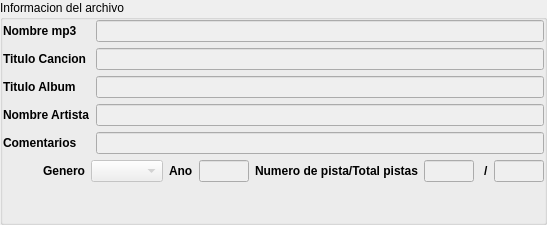
      <widget class="QGroupBox" name="groupBox_26">
       <property name="sizePolicy">
        <sizepolicy hsizetype="Expanding" vsizetype="Expanding">
         <horstretch>0</horstretch>
         <verstretch>0</verstretch>
        </sizepolicy>
       </property>
       <property name="toolTip">
        <string>Informacion de archivo de audio</string>
       </property>
       <property name="statusTip">
        <string>Informacion de archivo de audio</string>
       </property>
       <property name="whatsThis">
        <string>Informacion de archivo de audio</string>
       </property>
       <property name="title">
        <string>Informacion del archivo</string>
       </property>
       <layout class="QGridLayout" name="gridLayout_93">
        <property name="leftMargin">
         <number>0</number>
        </property>
        <property name="topMargin">
         <number>0</number>
        </property>
        <property name="rightMargin">
         <number>0</number>
        </property>
        <property name="bottomMargin">
         <number>0</number>
        </property>
        <item row="3" column="0" colspan="2">
         <layout class="QGridLayout" name="gridLayout_97">
          <item row="0" column="1">
           <spacer name="horizontalSpacer_14">
            <property name="orientation">
             <enum>Qt::Horizontal</enum>
            </property>
            <property name="sizeType">
             <enum>QSizePolicy::Expanding</enum>
            </property>
            <property name="sizeHint" stdset="0">
             <size>
              <width>40</width>
              <height>20</height>
             </size>
            </property>
           </spacer>
          </item>
          <item row="0" column="7">
           <widget class="QLineEdit" name="lineEdit_29">
            <property name="enabled">
             <bool>false</bool>
            </property>
            <property name="maximumSize">
             <size>
              <width>50</width>
              <height>16777215</height>
             </size>
            </property>
            <property name="toolTip">
             <string>Numero de pista</string>
            </property>
            <property name="statusTip">
             <string>Numero de pista</string>
            </property>
            <property name="whatsThis">
             <string>Numero de pista</string>
            </property>
           </widget>
          </item>
          <item row="0" column="4">
           <widget class="QLabel" name="label_168">
            <property name="font">
             <font>
              <weight>75</weight>
              <bold>true</bold>
             </font>
            </property>
            <property name="text">
             <string>Ano</string>
            </property>
           </widget>
          </item>
          <item row="0" column="6">
           <widget class="QLabel" name="label_167">
            <property name="font">
             <font>
              <weight>75</weight>
              <bold>true</bold>
             </font>
            </property>
            <property name="text">
             <string>Numero de pista/Total pistas</string>
            </property>
           </widget>
          </item>
          <item row="0" column="3">
           <widget class="QComboBox" name="comboBox_2">
            <property name="enabled">
             <bool>false</bool>
            </property>
            <property name="toolTip">
             <string>Tipo de genero musical</string>
            </property>
            <property name="statusTip">
             <string>Tipo de genero musical</string>
            </property>
            <property name="whatsThis">
             <string>Tipo de genero musical</string>
            </property>
           </widget>
          </item>
          <item row="0" column="8">
           <widget class="QLabel" name="label_166">
            <property name="font">
             <font>
              <weight>75</weight>
              <bold>true</bold>
             </font>
            </property>
            <property name="text">
             <string> /</string>
            </property>
            <property name="alignment">
             <set>Qt::AlignCenter</set>
            </property>
           </widget>
          </item>
          <item row="0" column="5">
           <widget class="QLineEdit" name="lineEdit_28">
            <property name="enabled">
             <bool>false</bool>
            </property>
            <property name="maximumSize">
             <size>
              <width>50</width>
              <height>16777215</height>
             </size>
            </property>
            <property name="toolTip">
             <string>Anuario de la cancion</string>
            </property>
            <property name="statusTip">
             <string>Anuario de la cancion</string>
            </property>
            <property name="whatsThis">
             <string>Anuario de la cancion</string>
            </property>
           </widget>
          </item>
          <item row="0" column="9">
           <widget class="QLineEdit" name="lineEdit_27">
            <property name="enabled">
             <bool>false</bool>
            </property>
            <property name="maximumSize">
             <size>
              <width>50</width>
              <height>16777215</height>
             </size>
            </property>
            <property name="toolTip">
             <string>Pistas totales</string>
            </property>
            <property name="statusTip">
             <string>Pistas totales</string>
            </property>
            <property name="whatsThis">
             <string>Pistas totales</string>
            </property>
           </widget>
          </item>
          <item row="0" column="2">
           <widget class="QLabel" name="label_165">
            <property name="font">
             <font>
              <weight>75</weight>
              <bold>true</bold>
             </font>
            </property>
            <property name="text">
             <string>Genero</string>
            </property>
           </widget>
          </item>
         </layout>
        </item>
        <item row="4" column="0">
         <spacer name="verticalSpacer">
          <property name="orientation">
           <enum>Qt::Vertical</enum>
          </property>
          <property name="sizeHint" stdset="0">
           <size>
            <width>20</width>
            <height>40</height>
           </size>
          </property>
         </spacer>
        </item>
        <item row="1" column="0" rowspan="2" colspan="2">
         <layout class="QGridLayout" name="gridLayout_98">
          <item row="0" column="1">
           <widget class="QLabel" name="label_169">
            <property name="sizePolicy">
             <sizepolicy hsizetype="Fixed" vsizetype="Preferred">
              <horstretch>0</horstretch>
              <verstretch>0</verstretch>
             </sizepolicy>
            </property>
            <property name="font">
             <font>
              <weight>75</weight>
              <bold>true</bold>
             </font>
            </property>
            <property name="text">
             <string>Nombre mp3</string>
            </property>
           </widget>
          </item>
          <item row="1" column="1">
           <widget class="QLabel" name="label_170">
            <property name="font">
             <font>
              <weight>75</weight>
              <bold>true</bold>
             </font>
            </property>
            <property name="text">
             <string>Titulo Cancion</string>
            </property>
           </widget>
          </item>
          <item row="2" column="1">
           <widget class="QLabel" name="label_171">
            <property name="font">
             <font>
              <weight>75</weight>
              <bold>true</bold>
             </font>
            </property>
            <property name="text">
             <string>Titulo Album</string>
            </property>
           </widget>
          </item>
          <item row="3" column="1">
           <widget class="QLabel" name="label_172">
            <property name="font">
             <font>
              <weight>75</weight>
              <bold>true</bold>
             </font>
            </property>
            <property name="text">
             <string>Nombre Artista</string>
            </property>
           </widget>
          </item>
          <item row="4" column="1">
           <widget class="QLabel" name="label_173">
            <property name="font">
             <font>
              <weight>75</weight>
              <bold>true</bold>
             </font>
            </property>
            <property name="styleSheet">
             <string notr="true"/>
            </property>
            <property name="text">
             <string>Comentarios</string>
            </property>
           </widget>
          </item>
          <item row="3" column="2" colspan="3">
           <widget class="QLineEdit" name="lineEdit_30">
            <property name="enabled">
             <bool>false</bool>
            </property>
            <property name="toolTip">
             <string>Nombre del artista</string>
            </property>
            <property name="statusTip">
             <string>Nombre del artista</string>
            </property>
            <property name="whatsThis">
             <string>Nombre del artista</string>
            </property>
           </widget>
          </item>
          <item row="2" column="2" colspan="3">
           <widget class="QLineEdit" name="lineEdit_31">
            <property name="enabled">
             <bool>false</bool>
            </property>
            <property name="toolTip">
             <string>Titulo del album</string>
            </property>
            <property name="statusTip">
             <string>Titulo del album</string>
            </property>
            <property name="whatsThis">
             <string>Titulo del album</string>
            </property>
           </widget>
          </item>
          <item row="1" column="2" colspan="3">
           <widget class="QLineEdit" name="lineEdit_32">
            <property name="enabled">
             <bool>false</bool>
            </property>
            <property name="toolTip">
             <string>Titulo de la cancion</string>
            </property>
            <property name="statusTip">
             <string>Titulo de la cancion</string>
            </property>
            <property name="whatsThis">
             <string>Titulo de la cancion</string>
            </property>
           </widget>
          </item>
          <item row="0" column="2" colspan="3">
           <widget class="QLineEdit" name="lineEdit_33">
            <property name="enabled">
             <bool>false</bool>
            </property>
            <property name="toolTip">
             <string>Nombre del archivo</string>
            </property>
            <property name="statusTip">
             <string>Nombre del archivo</string>
            </property>
            <property name="whatsThis">
             <string>Nombre del archivo</string>
            </property>
           </widget>
          </item>
          <item row="4" column="2" colspan="3">
           <widget class="QLineEdit" name="lineEdit_34">
            <property name="enabled">
             <bool>false</bool>
            </property>
            <property name="toolTip">
             <string>Comentarios del archivo</string>
            </property>
            <property name="statusTip">
             <string>Comentarios del archivo</string>
            </property>
            <property name="whatsThis">
             <string>Comentarios del archivo</string>
            </property>
           </widget>
          </item>
         </layout>
        </item>
       </layout>
       <zorder></zorder>
       <zorder>verticalSpacer</zorder>
      </widget>
